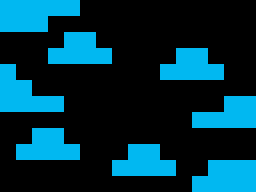

A 2D game scene composited from a Tiled map and its tileset images. What follows is a short description and the map's XML, with every tile layer's data as written:
An orthogonal 16x12 tile map with 16x16 px tiles, 1 tile layer (タイルレイヤー1).

<map version="1.10" tiledversion="1.10.2" orientation="orthogonal" renderorder="right-down" width="16" height="12" tilewidth="16" tileheight="16" infinite="0" nextlayerid="2" nextobjectid="1">
 <tileset firstgid="1" source="stage_select_map.tsx" />
 <layer id="1" name="タイルレイヤー1" width="16" height="12">
  <data encoding="csv">
25,25,25,25,25,0,0,0,0,0,0,0,0,0,0,0,
25,25,25,0,0,0,0,0,0,0,0,0,0,0,0,0,
0,0,0,0,1,2,0,0,0,0,0,0,0,0,0,0,
0,0,0,22,11,12,22,0,0,0,0,3,4,0,0,0,
25,0,0,0,0,0,0,0,0,0,22,13,14,22,0,0,
25,25,0,0,0,0,0,0,0,0,0,0,0,0,0,0,
25,25,25,25,0,0,0,0,0,0,0,0,0,0,25,25,
0,0,0,0,0,0,0,0,0,0,0,0,25,25,25,25,
0,0,5,6,0,0,0,0,0,0,0,0,0,0,0,0,
0,22,15,16,22,0,0,0,7,8,0,0,0,0,0,0,
0,0,0,0,0,0,0,22,17,18,22,0,0,25,25,25,
0,0,0,0,0,0,0,0,0,0,0,0,25,25,25,25
</data>
 </layer>
</map>